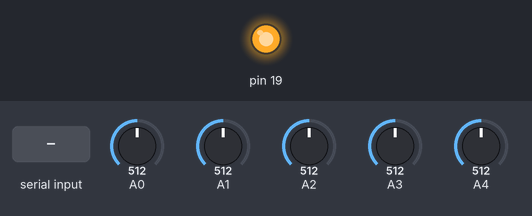
This program was run on a simulated Arduino Nano, built with avr-gcc and run on an emulated ATmega328P. Parts: output pins drawn as LEDs (lit = HIGH). The inputs (shaded band) are chosen by the test bench; at power-on: A0 = 512, A1 = 512, A2 = 512, A3 = 512, A4 = 512.

Above: at 1.2 s.
1.3 s: byte 1 (1) received over Serial
At 1.9 s:
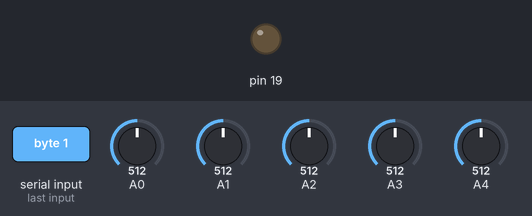
Timing chart, 0 to 4.3 s (numbered marks = the images above; inputs shaded):
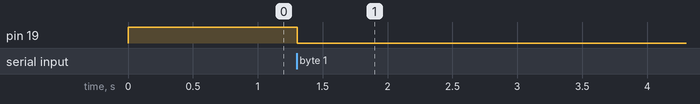

Measured:
- after the input at 1.3 s, pin 19: HIGH → LOW at once

The program:

main.cpp
```cpp
#include <Arduino.h>

void readSensors();
void findMaxValue();
void rumbleOn();
void rumbleOff();

int valArray[5];
int maxValue;
int serialRead = -1;
bool isEnabled = false;

void setup() {
  Serial.begin(9600);
  analogWrite(PIN_A5, 255);
}

void loop() {

  serialRead = Serial.read();
  // Serial.println(serialRead);

  if (serialRead == 1)
  {
    isEnabled = true;
  }
  else if(serialRead == 0)
  {
    isEnabled = false;
  }

  if (isEnabled)
  {
    readSensors();
    findMaxValue();

    if (maxValue > 300)
    {
      rumbleOn();
    }
    else
    {
      rumbleOff();
    }
  }
  else
  {
    rumbleOff();
  }

  delay(10);
}

void readSensors()
{
  for (size_t i = 0; i < 5; i++)
  {
    valArray[i] = analogRead(i);
  }
}

void findMaxValue()
{
  maxValue = valArray[0];
  for (size_t i = 1; i < 5; i++)
  {
    if (valArray[i] > maxValue)
    {
      maxValue = valArray[i];
    }
  }
}

void rumbleOn()
{
  analogWrite(PIN_A5, 0);
  // Serial.print("ON, ");
  // Serial.println(maxValue);
}

void rumbleOff()
{
  analogWrite(PIN_A5, 255);
  // Serial.print("OFF, ");
  // Serial.println(maxValue);
}
```
